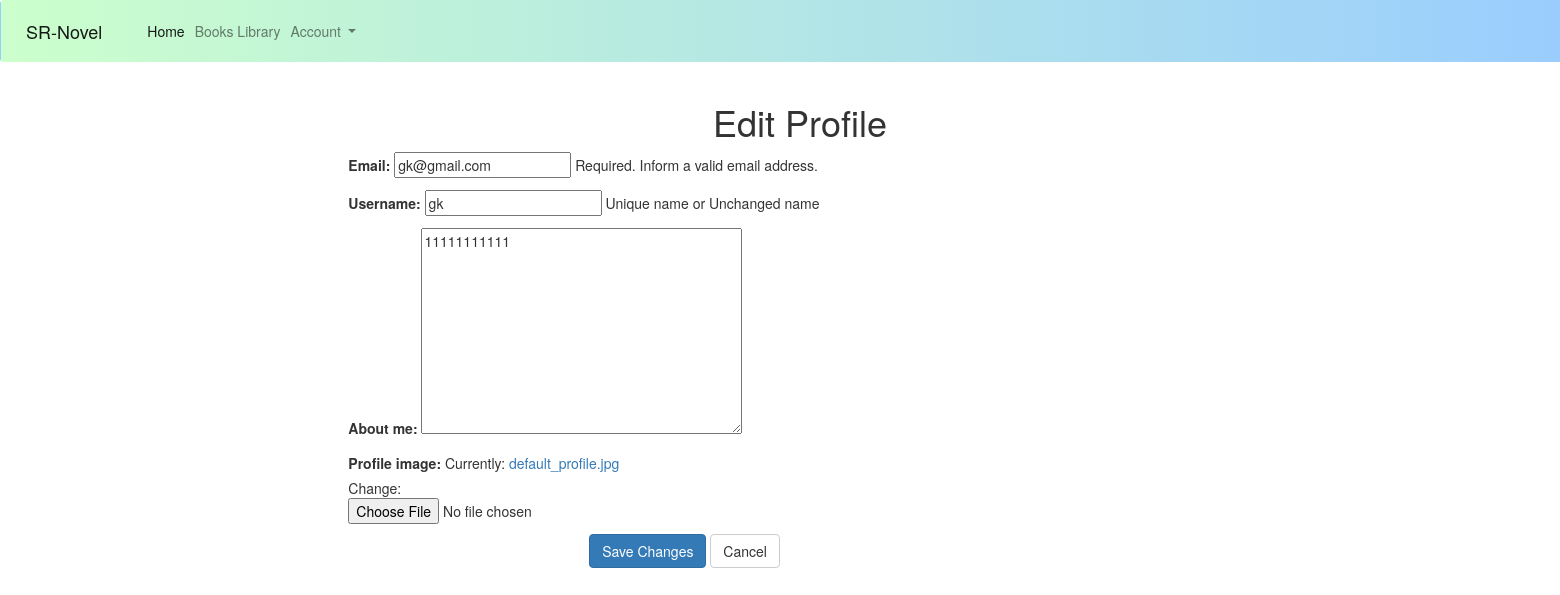
Before: /application/editprofile (signed in) with the older database file.
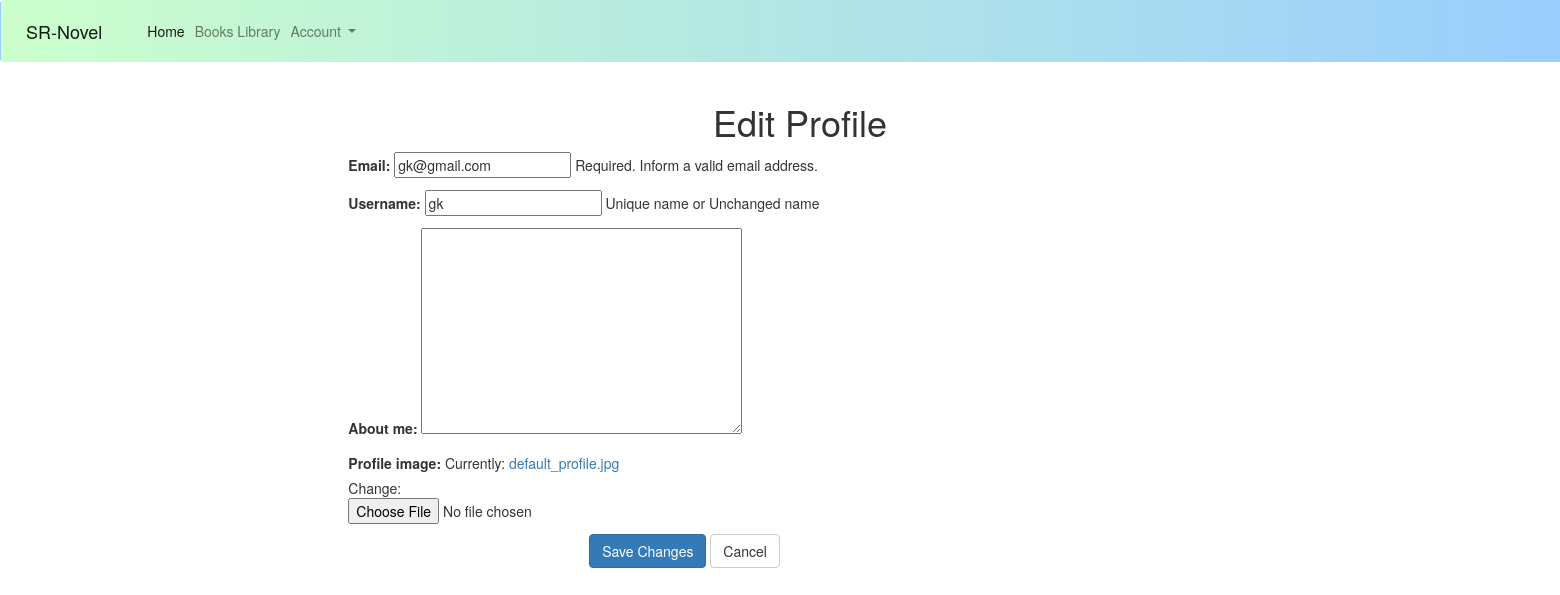
After: the same page with the newer database file.
### application/models.py (models this page shows, shortened)
class Profile(models.Model):
    user = models.OneToOneField(User, on_delete=models.CASCADE)
    favorite = models.ManyToManyField('Book',blank=True)
    marker = models.ManyToManyField('Marker', blank=True)
    profile_image = models.FileField(default ='default_profile.jpg', upload_to='profile_images')
    about_me = models.TextField(blank=True, null=True)
    num_created_books= models.IntegerField(default=0)
    """favorites = models.ManyToManyField('Book', blank=True)

    markers = models.ManyToManyField('Marker',blank=True)"""

### application/views.py (the view)
# urls.py: url('editprofile', views.edit_profile, name = 'edit-profile'),
def edit_profile(request):
    if request.method == 'POST':
        profile_form = EditProfileForm(request.POST, instance = request.user.profile)
        user_form = UserForm(request.POST, instance=request.user)
        if profile_form.is_valid() and user_form.is_valid():
            profile_form.save()
            user_form.save()
            return redirect('index')
        else:
            return redirect('profile')
    else:
        profile_form = EditProfileForm(instance = request.user.profile)
        user_form=UserForm(instance = request.user)
        return render(request,'edit_profile.html', {'user_form': user_form,'profile_form': profile_form})

### application/forms.py
class UserForm(forms.ModelForm):
    email = forms.EmailField(required=True ,max_length=254, help_text='Required. Inform a valid email address.')
    username = forms.CharField(help_text='Unique name or Unchanged name')
    class Meta:
        model = User
        fields = ( 'email', 'username')

class EditProfileForm(ModelForm):
    class Meta:
        model = Profile
        fields = ('about_me','profile_image')

### application/templates/edit_profile.html (shortened to what this page needs)
{% extends "home_base.html" %}
{% load static %}
{% block css %}<link rel="stylesheet" type="text/css" href="{% static 'application/editProfile/edit_profile.css' %}" />{% endblock %}
{% block content %}
<div class="container-fluid">
  <div class="row">
    <div class="col-lg-4 col-centered">
      <h1 align="center">Edit Profile</h1>
    </div>
  </div>
    <div class="row">
      <div class="col-lg-7 col-centered">
        <form method="post">
          {{ user_form.as_p }}
          {{ profile_form.as_p }}
              <div class="form-group">
            <label class="col-md-3 control-label"></label>
            <div class="col-md-8">
              <input type="submit" class="btn btn-primary" value="Save Changes">
              <a href="{% url 'profile' %}" class="btn btn-default" value="Cancel">Cancel</a>
            </div>
          </div>
        </form>
      </div>
    </div>
</div>
{% endblock %}

Changed rows visible on the page:
changed Profile: about_me "11111111111" → (not shown)
